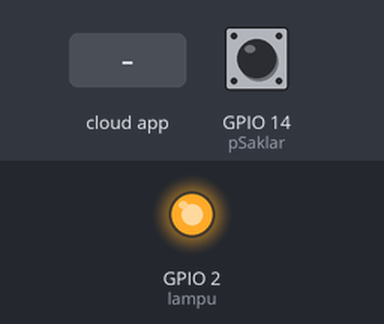
A sketch run on a simulated ESP8266 (NodeMCU). Shown: output pins drawn as LEDs (lit = HIGH). The test bench sets the inputs (shaded band); at power-on: GPIO 14 (pSaklar) HIGH. WiFi joins after 1.5 s; servers stay silent unless stated; network time is answered at once with the bench clock; the local clock reads 2024-03-15 10:24:30 at power-on unless the sketch sets it; the Firebase database answers and starts empty; what the sketch prints to the serial monitor is not drawn.

Above: at 2.8 s.
2.9 s: GPIO 14 (pSaklar) pulled LOW for 0.15 s
At 2.97 s:
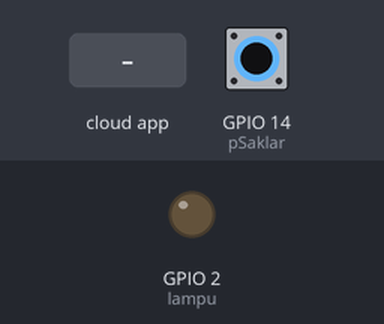
4.5 s: the phone or cloud app sets Switch to 1
At 6.0 s:
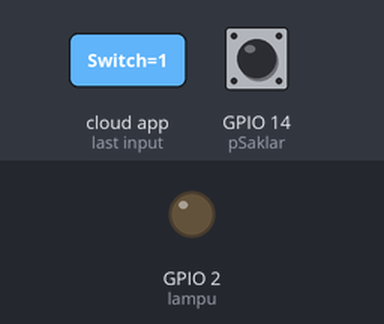
21.9 s: the phone or cloud app sets Switch to 0
At 26.3 s:
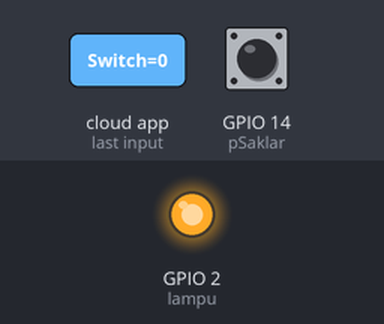
Timing chart, 0 to 27.8 s (numbered marks = the images above; inputs shaded):
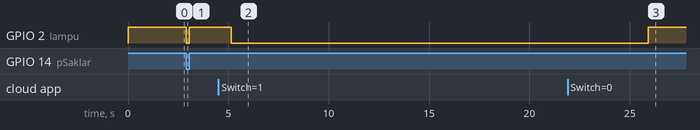

Measured:
- after the input at 2.9 s, GPIO 2 (lampu): HIGH → LOW at once, → HIGH 0.15 s later
- after the input at 4.5 s, GPIO 2 (lampu): HIGH → LOW after 0.65 s
- after the input at 21.9 s, GPIO 2 (lampu): LOW → HIGH after 4.0 s

The sketch:

sketch_jun10a.ino
```cpp
#include "variabels.h"
#include "pins.h"
#include "wifiConfig.h"
#include "ntpTimes.h"
#include "firebaseDatabases.h"

void setup() {
  Serial.begin(115200);
  initPin();
  initWifi();
  initTime();
  initFirebase();
  initFirstVirtualState();
}

void loop() {
  if (digitalRead(pSaklar) != tmpSaklar) {
    tmpSaklar = !tmpSaklar;
    saklarState = !saklarState;
    digitalWrite(lampu, saklarState);
    Serial.println("State Lamp Changes");
  }

  if (millis() > saklarMillis + 5000) {
    getVirtualSwitchState();
    saklarMillis = millis();
  }
  if (millis() > timeMillis + 10000) {
    timeMillis = millis();
    getTimeNTP();
  }

  if(millis()> setMillisSaklar + 5000){
    setSaklarState();
    setMillisSaklar = millis();
  }

  if(millis()> setMillisAlarm + 10000){
    getAlarmTime();
    setMillisAlarm = millis();
  }

  if(millis() > getAlarmState + 10000){
    if(alarmType != 0){
      if(HourMunite.equals(timeSetAlarm)){
        saklarState = alarmType == 1 ? false : true;
        digitalWrite(lampu, saklarState);
        timeSetAlarm = "";
        setAlarmTimeOff();
      }
    }
    getAlarmState = millis();
  }

}
```

firebaseDatabases.h
```cpp
#include <Firebase_ESP_Client.h>
// Provide the token generation process info.
#include <addons/TokenHelper.h>
// Provide the RTDB payload printing info and other helper functions.
#include <addons/RTDBHelper.h>

/* 2. Define the API Key */
#define API_KEY "AIzaSyAf-29WTZO3Ng0XCvL-Y00HcO5QD9KWGpQ"

/* 3. Define the RTDB URL */
#define DATABASE_URL "https://smartswitch-f9381-default-rtdb.asia-southeast1.firebasedatabase.app/" //<databaseName>.firebaseio.com or <databaseName>.<region>.firebasedatabase.app

// Define Firebase Data object
FirebaseData fbdo;

FirebaseAuth auth;
FirebaseConfig config;


void initFirebase() {
  Serial.printf("Firebase Client v%s\n\n", FIREBASE_CLIENT_VERSION);
  /* Assign the api key (required) */
  config.api_key = API_KEY;

  /* Assign the user sign in credentials */
  auth.user.email = "smartswitch@gmail.com";
  auth.user.password = "123456";

  /* Assign the RTDB URL (required) */
  config.database_url = DATABASE_URL;

  /* Assign the callback function for the long running token generation task */
  config.token_status_callback = tokenStatusCallback; // see addons/TokenHelper.h

  Firebase.begin(&config, &auth);

  // Comment or pass false value when WiFi reconnection will control by your code or third party library
  Firebase.reconnectWiFi(true);

  config.timeout.serverResponse = 10 * 1000;
}

void initFirstVirtualState() {
  if (Firebase.ready()) {
    if (Firebase.RTDB.getBool(&fbdo, "Switch")) {
      virtSaklar = fbdo.to<bool>();
    }
  }
}

void setSaklarState() {
  if (Firebase.ready()) {
    Firebase.RTDB.setBool(&fbdo, F("Lamp"), saklarState);
  }
}

void getVirtualSwitchState() {
  if (Firebase.ready()) {
    if (Firebase.RTDB.getBool(&fbdo, "Switch")) {
      if (fbdo.to<bool>() != virtSaklar) {
        virtSaklar = !virtSaklar;
        saklarState = !saklarState;
        digitalWrite(lampu, saklarState);
        setSaklarState();
        Serial.println("Saklar Virtual Changes");
      }
    } else {
      Serial.println("Error Get Data");
    }
  } else {
    Serial.println("Error Ready");
  }
}

void getAlarmTime() {
  if (Firebase.ready()) {
    if (Firebase.RTDB.getInt(&fbdo, F("Type"))) {
      alarmType = fbdo.to<int>();
      if (alarmType == 0) {
        timeSetAlarm = "";
      } else {
        if (Firebase.RTDB.getString(&fbdo, F("TimeSet"))) {
          timeSetAlarm = fbdo.to<const char *>();
          Serial.println("Alarm " + String(alarmType) + " Set at " + timeSetAlarm);
        }
      }
    }
  }
}

void setAlarmTimeOff(){
  if (Firebase.ready()) {
    Firebase.RTDB.setString(&fbdo, F("TimeSet"), " ");
    Firebase.RTDB.setInt(&fbdo, F("type"), 0);
  }
}
```

ntpTimes.h
```cpp
#include <NTPClient.h>
#include <WiFiUdp.h>

// Define NTP Client to get time
WiFiUDP ntpUDP;
NTPClient timeClient(ntpUDP, "pool.ntp.org");

void initTime(){
  timeClient.begin();
  timeClient.setTimeOffset(28800); //3600 each GMT +1
  timeClient.update();
}

void getTimeNTP(){
  timeClient.update();
  currentHour = timeClient.getHours();
  currentMinute = timeClient.getMinutes();
  HourMunite = String(currentHour) + ":" + String(currentMinute);
  Serial.println(HourMunite);
}
```

variabels.h
```cpp
bool tmpSaklar = false;
bool saklarState = true;
bool virtSaklar = false;
unsigned long saklarMillis = 0;
unsigned long setMillisSaklar = 0;
unsigned long setMillisAlarm = 0;
unsigned long timeMillis = 0;
unsigned long getAlarmState = 0;
String HourMunite;
int currentHour;
int currentMinute;
int alarmType;
String timeSetAlarm = "";
```

pins.h
```cpp
#define pSaklar 14
#define lampu 2

void initPin() {
  pinMode(pSaklar, INPUT_PULLUP);
  pinMode(lampu, OUTPUT);
  tmpSaklar = digitalRead(pSaklar);
  digitalWrite(lampu, saklarState);
}
```

wifiConfig.h
```cpp
#include <ESP8266WiFi.h>

// Replace with your network credentials
const char *ssid     = "speedy@bde0";
const char *password = "HURUFKECIL";

void initWifi() {
  // Connect to Wi-Fi
  Serial.print("Connecting to ");
  Serial.println(ssid);
  WiFi.begin(ssid, password);
  while (WiFi.status() != WL_CONNECTED) {
    delay(500);
    Serial.print(".");
  }
  Serial.println();
  Serial.print("Connected with IP: ");
  Serial.println(WiFi.localIP());
  Serial.println();
}
```
